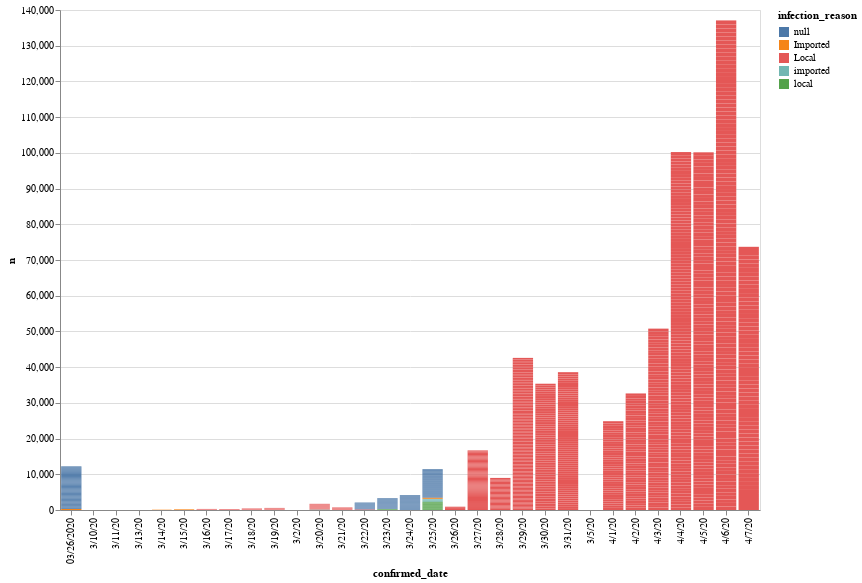

The notebook cell this image was saved under:
### Code cell
import altair as alt


alt.Chart(df).mark_bar().encode(
    alt.X('confirmed_date'),
    alt.Y('n'),
    
    alt.Color('infection_reason'),
    alt.OpacityValue(2),
    tooltip = [alt.Tooltip('sex'),
               alt.Tooltip('state'),
               alt.Tooltip('province'),
               alt.Tooltip('infection_reason'),
               alt.Tooltip('country')
              ]
    
).interactive().properties(
    width=700,
    height=500
)

### Figure 1 — Vega-Lite specification as saved in the notebook (floating-point values rounded to 4 significant figures; data arrays with more than 128 entries replaced by an {"elided": "..."} marker saying what was removed)
{"config": {"view": {"continuousWidth": 400, "continuousHeight": 300}}, "data": {"name": "data-46ca6f403dd97af9765490b93d0526ba"}, "mark": "bar", "encoding": {"color": {"type": "nominal", "field": "infection_reason"}, "opacity": {"value": 2}, "tooltip": [{"type": "nominal", "field": "sex"}, {"type": "nominal", "field": "state"}, {"type": "nominal", "field": "province"}, {"type": "nominal", "field": "infection_reason"}, {"type": "nominal", "field": "country"}], "x": {"type": "nominal", "field": "confirmed_date"}, "y": {"type": "quantitative", "field": "n"}}, "height": 500, "selection": {"selector038": {"type": "interval", "bind": "scales", "encodings": ["x", "y"]}}, "width": 700, "$schema": "https://vega.github.io/schema/vega-lite/v4.8.1.json", "datasets": {"data-46ca6f403dd97af9765490b93d0526ba": {"elided": "1184 records"}}}
